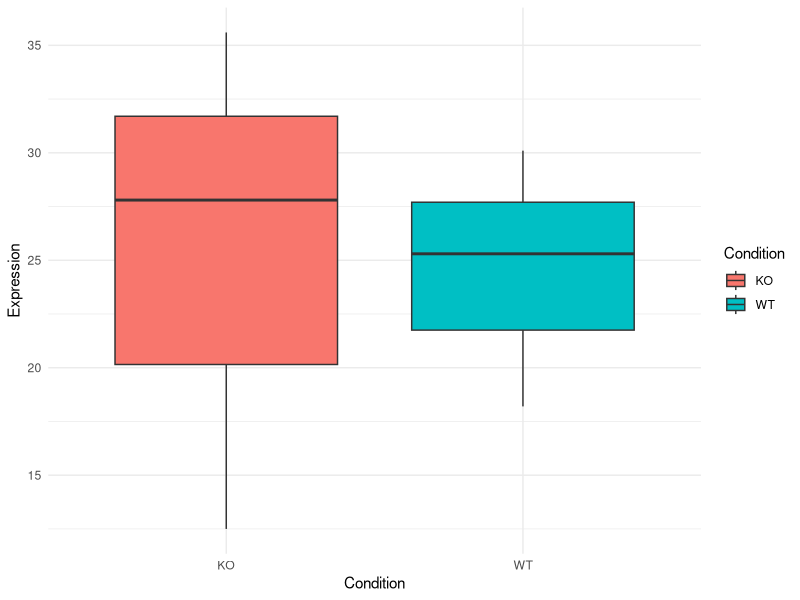

The R source for this figure:
## ---- chunk 1
gene <- "TP53"       # Character
expression <- 25.3   # Numeric
is_mutant <- TRUE    # Logical
mut_gp <- factor(c("wt", "wt", "mut", "mut"))
## ---- chunk 2
gene_names <- c("TP53", "BRCA1", "EGFR", "INS")
gene_names[1]  # First gene: "TP53"
gene_names[c(2, 4)]  # Select multiple genes
## ---- chunk 3
expr_matrix <- matrix(
  c(10, 12, 15, 20, 8, 30),
  nrow = 3, byrow = TRUE,
  dimnames = list(
    c("gene1", "gene2", "gene3"),
    c("sample1", "sample2")
  )
)
## ---- chunk 4
expr_matrix
expr_matrix["gene1", ]  # Expression of Gene1 across samples
expr_matrix[, "sample2"]  # All gene expressions in Sample2
expr_matrix[2, 1]  # Specific value at row 2, column 1
## ---- chunk 5
df <- data.frame(
  Gene = c("TP53", "BRCA1", "EGFR"),
  Expression = c(25.3, 12.5, 30.1),
  Mutation = c(TRUE, FALSE, TRUE)
)
## ---- chunk 6
df
df$Gene  # Select column as a vector
df[, "Expression"]  # Same as df$Expression
df[[2]]  # Same as df$Expression
df[1, ]  # First row
df[df$Expression > 30, ]  # Filter expression bigger than 30
df[which(df$Mutation), ]  # Filter mutated genes
## ---- chunk 7
bio_data <- list(
  genes = c("TP53", "BRCA1"),
  expression = matrix(c(20, 15, 30, 25), nrow = 2),
  metadata = data.frame(Sample = c("A", "B"), Condition = c("WT", "KO"))
)
## ---- chunk 8
bio_data
bio_data[1]  # a sub list
bio_data[[1]]  # Get gene names
bio_data$expression  # Get expression matrix
bio_data$metadata$Condition  # Get sample conditions
## ---- chunk 9
expression <- 25.3

if (expression > 20) {
  print("High expression")
} else {
  print("Low expression")
}

## ---- chunk 10
genes <- data.frame(
  Gene = c("TP53", "BRCA1", "EGFR"),
  Expression = c(25.3, 12.5, 30.1)
)

genes[genes$Expression > 20, ]
## ---- chunk 11
classify_expression <- function(expr) {
  if (expr > 20) {
    return("High")
  } else {
    return("Low")
  }
}

classify_expression(25.3)
## ---- chunk 12
#| echo: false

library(ggplot2)
theme_set(theme_grey())
theme_update(
  axis.title = element_text(size = rel(2)),
  axis.text = element_text(size = rel(2)),
  strip.text = element_text(size = rel(2)),
  plot.title = element_text(size = rel(2.5)),
  legend.text = element_text(size = rel(2)),
  legend.title = element_text(size = rel(2))
)
## ---- chunk 13
library(ggplot2)
df <- data.frame(
  Expression = c(25.3, 12.5, 30.1, 27.8, 18.2, 35.6),
  Condition = rep(c("WT", "KO"), 3)
)
df
## ---- chunk 14
ggplot(df, aes(x = Condition, y = Expression, fill = Condition)) +
  geom_boxplot() +
  theme_minimal()
